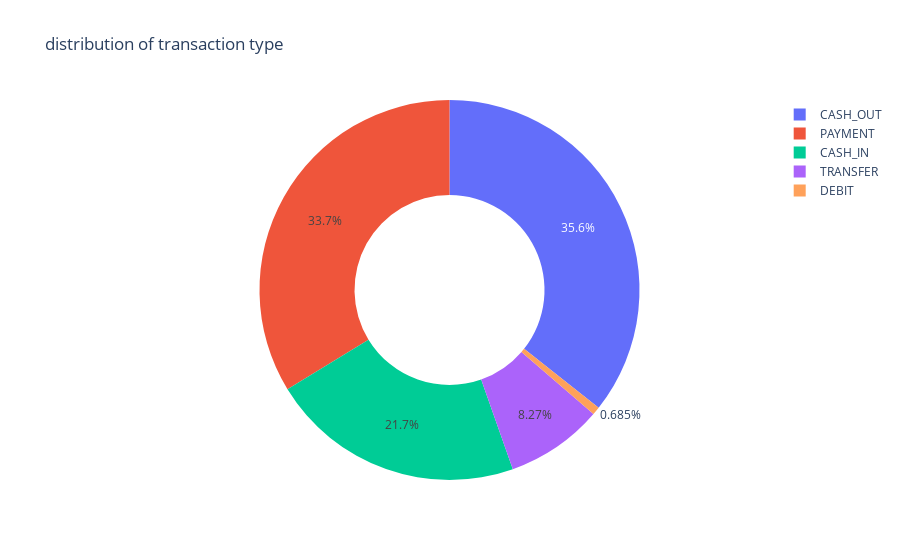

The notebook cell this image was saved under:
### Markdown cell above
##### Proportion of type of Transactions

### Code cell
px.pie(df,values=quentity,names=transaction,hole=0.5,title="distribution of transaction type")

### Figure 1 — Plotly figure (JSON) as saved in the notebook; plotly's stock layout.template omitted (floating-point values rounded to 4 significant figures)
{"data": [{"domain": {"x": [0, 1], "y": [0, 1]}, "hole": 0.5, "hovertemplate": "label=%{label}<br>value=%{value}<extra></extra>", "labels": ["CASH_OUT", "PAYMENT", "CASH_IN", "TRANSFER", "DEBIT"], "legendgroup": "", "name": "", "showlegend": true, "type": "pie", "values": [373641, 353873, 227130, 86753, 7178]}], "layout": {"legend": {"tracegroupgap": 0}, "title": {"text": "distribution of transaction type"}}}
